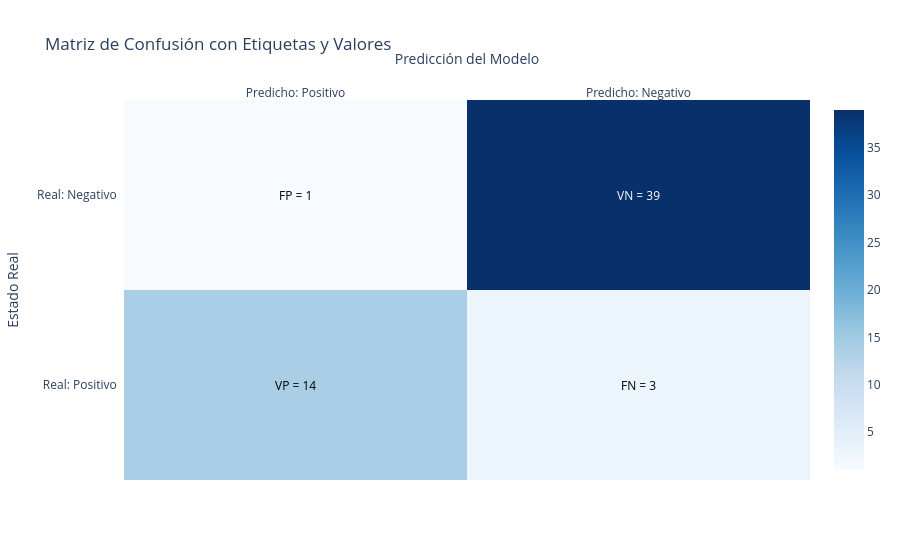

Write notebook code for a chart like this one.
### Code cell
import plotly.figure_factory as ff
cm = confusion_matrix(Y_test, predicciones_clases, labels=[1, 0])  # 1 = positivo, 0 = negativo
# Extraer valores
VP, FN = cm[0][0], cm[0][1]
FP, VN = cm[1][0], cm[1][1]

# Texto con etiquetas + valores
annotations = [
    [f'VP = {VP}', f'FN = {FN}'],
    [f'FP = {FP}', f'VN = {VN}']
]

# Crear el heatmap
fig = ff.create_annotated_heatmap(
    z=cm,
    x=['Predicho: Positivo', 'Predicho: Negativo'],
    y=['Real: Positivo', 'Real: Negativo'],
    annotation_text=annotations,
    colorscale='Blues',
    showscale=True
)

fig.update_layout(
    title='Matriz de Confusión con Etiquetas y Valores',
    xaxis_title='Predicción del Modelo',
    yaxis_title='Estado Real',
    autosize=True
)

fig.show()

### Figure 1 — Plotly figure (JSON) as saved in the notebook; plotly's stock layout.template omitted (floating-point values rounded to 4 significant figures)
{"data": [{"colorscale": [[0, "rgb(247,251,255)"], [0.125, "rgb(222,235,247)"], [0.25, "rgb(198,219,239)"], [0.375, "rgb(158,202,225)"], [0.5, "rgb(107,174,214)"], [0.625, "rgb(66,146,198)"], [0.75, "rgb(33,113,181)"], [0.875, "rgb(8,81,156)"], [1, "rgb(8,48,107)"]], "reversescale": false, "showscale": true, "type": "heatmap", "x": ["Predicho: Positivo", "Predicho: Negativo"], "y": ["Real: Positivo", "Real: Negativo"], "z": [[14, 3], [1, 39]]}], "layout": {"annotations": [{"font": {"color": "#000000"}, "showarrow": false, "text": "VP = 14", "x": "Predicho: Positivo", "xref": "x", "y": "Real: Positivo", "yref": "y"}, {"font": {"color": "#000000"}, "showarrow": false, "text": "FN = 3", "x": "Predicho: Negativo", "xref": "x", "y": "Real: Positivo", "yref": "y"}, {"font": {"color": "#000000"}, "showarrow": false, "text": "FP = 1", "x": "Predicho: Positivo", "xref": "x", "y": "Real: Negativo", "yref": "y"}, {"font": {"color": "#FFFFFF"}, "showarrow": false, "text": "VN = 39", "x": "Predicho: Negativo", "xref": "x", "y": "Real: Negativo", "yref": "y"}], "autosize": true, "title": {"text": "Matriz de Confusión con Etiquetas y Valores"}, "xaxis": {"dtick": 1, "gridcolor": "rgb(0, 0, 0)", "side": "top", "ticks": "", "title": {"text": "Predicción del Modelo"}}, "yaxis": {"dtick": 1, "ticks": "", "ticksuffix": "  ", "title": {"text": "Estado Real"}}}}
